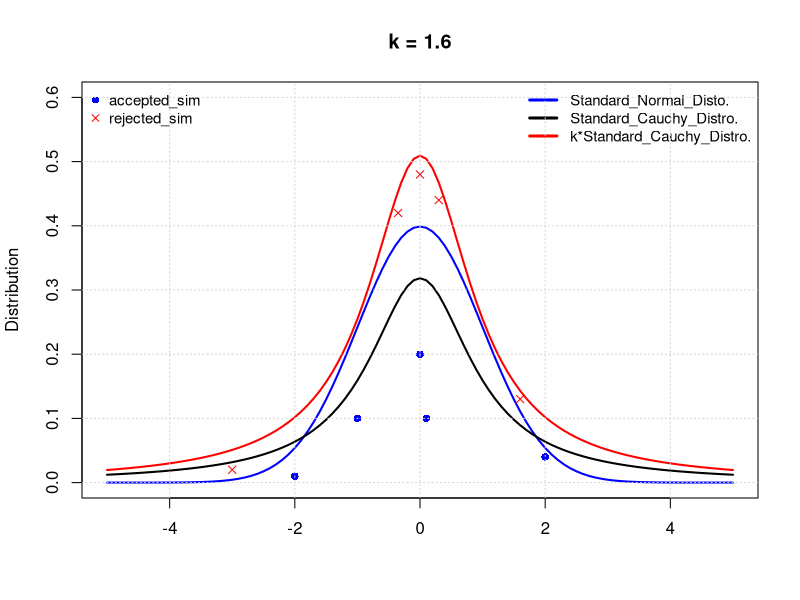
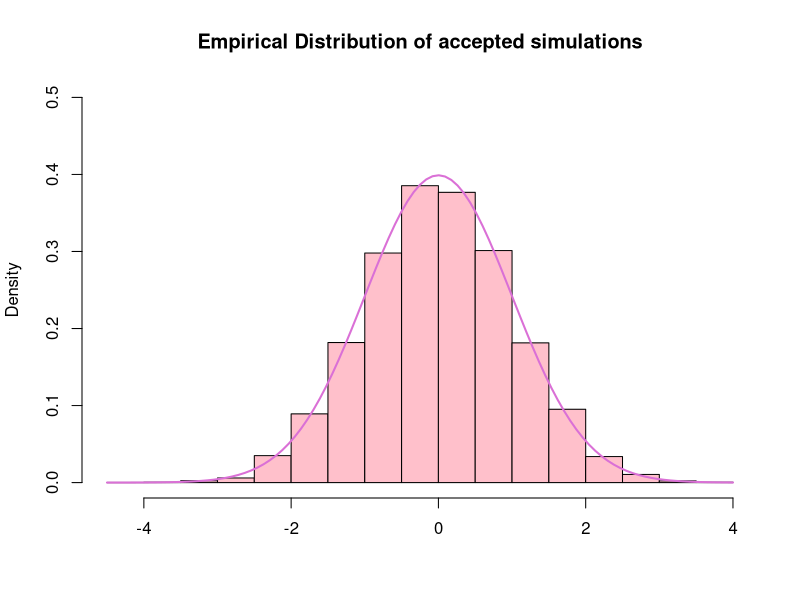
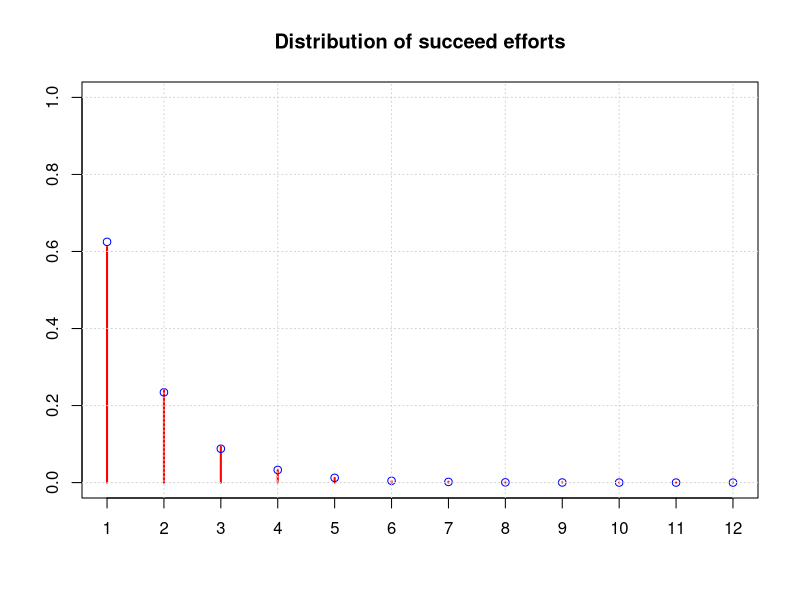
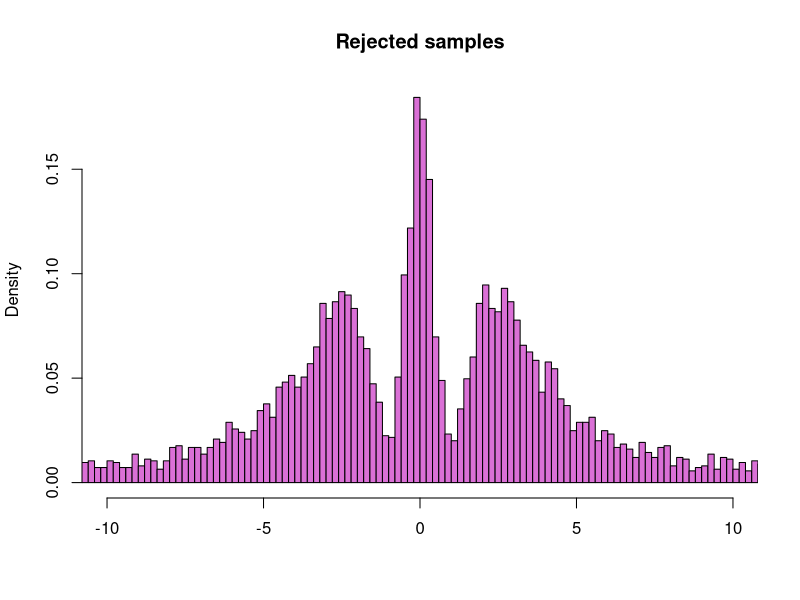
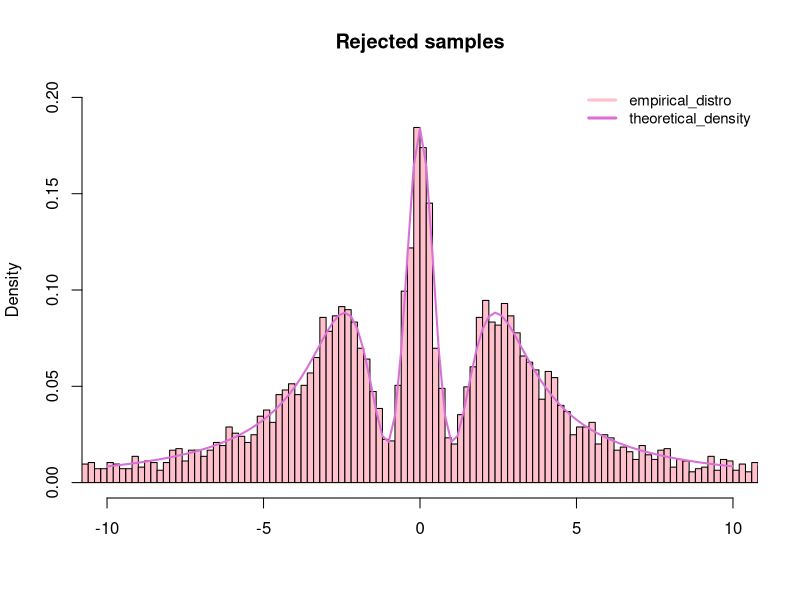
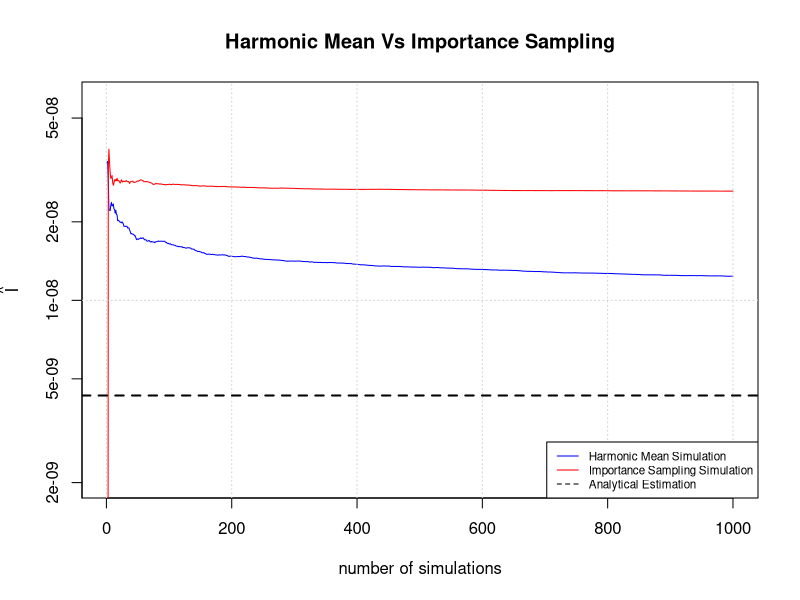

Generate these figures, in order, with R:
## ---- chunk 1
knitr::opts_chunk$set(echo = TRUE)
## ---- chunk 2
k <- 1.6 # suitable k multiplier
curve(dnorm(x),col="blue",lwd=2,from = -5,to = 5,ylim = c(0,0.6),
      ylab='Distribution',xlab='')
curve(dcauchy(x),col="black",lwd=2,from = -5,to = 5,add=TRUE)
curve(dcauchy(x)*k,col="red",lwd=2,from = -5,to = 5,add=TRUE)
title(main = 'k = 1.6')
legend('topright', 
      c("Standard_Normal_Disto.", "Standard_Cauchy_Distro.", "k*Standard_Cauchy_Distro."),
      col = c('blue','black','red'), lwd = 3, bty = "n",cex = 0.9)
legend('topleft',c('accepted_sim','rejected_sim'),
       pch=c(16,4),col=c('blue','red'),bty='n',cex=0.9)
points(0,0.2, pch=16,col='blue')
points(2,0.04, pch=16,col='blue')
points(0.1,0.1, pch=16,col='blue')
points(-1,0.1, pch=16,col='blue')
points(-2,0.01, pch=16,col='blue')
points(0,0.48, pch=4,col='red')
points(0.3,0.44, pch=4,col='red')
points(-3,0.02, pch=4,col='red')
points(1.6,0.13, pch=4,col='red')
points(-0.35,0.42, pch=4,col='red')
grid()
## ---- chunk 3
#auxiliary function
q=function(x){
  dcauchy(x)
}
#random draws from the auxiliary distribution
draw_from_q=function(n){
  rcauchy(n)
}

f=function(x){
  dnorm(x)
}

#Accept-Reject algorithm
AR=function(dtarget,dauxiliary,rauxiliary,k){
  
  count=0
  E=0
  rejected = c()
  
  while(E==0){
    candidate = rauxiliary(1)
    acc_prob=(dtarget(candidate)/(k*dauxiliary(candidate)))
    E = sample(c(1,0),prob=c(acc_prob, 1-acc_prob),size=1)
    if (E == 0) {
      rejected = c(rejected,candidate)
    }
    count=count+1
  }
  
  return(list(draw=candidate,computational_effort=count,rejected_sim = rejected))
  
}


mcsize=10000  #|<--------- number of simulations
draw_vec=rep(NA,mcsize)
effort_vec=rep(NA,mcsize)
neg_effort_vec=rep(NA,mcsize)
rejected = c()

for(i in 1:mcsize){
  
  DD=AR(dtarget=f,dauxiliary=q,rauxiliary=draw_from_q,k=k)
  draw_vec[i] = DD$draw
  effort_vec[i] = DD$computational_effort
  neg_effort_vec[i] = effort_vec[i]-1
  rejected = c(rejected,DD$rejected_sim)
  
}

hist(draw_vec,freq=FALSE,col='pink',xlab='',ylim=c(0,0.5),
     main='Empirical Distribution of accepted simulations')
curve(f(x),add=TRUE,col='orchid',lwd=2)

plot(prop.table(table(effort_vec)),ylim=c(0,1),pch=16,col="red",xlab='',ylab='',
     main='Distribution of succeed efforts')
points(1:20,dgeom(0:19,prob=1/k),col='blue')
grid()

## ---- chunk 4
mcsize/sum(effort_vec)
## ---- chunk 5
hist(rejected,prob=TRUE,breaks =100000,xlim=c(-10,10),
     col='orchid',main = 'Rejected samples',xlab='')
## ---- chunk 6
hist(rejected,prob=TRUE,breaks = 100000,xlim=c(-10,10),
     ylim=c(0,0.2),col='pink',main='Rejected samples',xlab='')
d=function(x){
  (k*q(x)-f(x))/(k-1)
}
curve(d(x),add=TRUE,col='orchid',lwd=2)
legend('topright',c('empirical_distro','theoretical_density'),
       col=c('pink','orchid'),bty='n',cex=0.9,lwd=3)

## ---- chunk 7
set.seed(123)
X_obs = rpois(10, 2)
## ---- chunk 8
#analytical computation of the integral
f = function(X) prod(1/factorial(X))*gamma(sum(X)+1)/(length(X)+1)^(sum(X)+1)
I <- f(X_obs)
print(I)
## ---- chunk 9
#Harmonic Mean Estimation
nsim <- 1000

I_hat_HM = function(X,theta){

  # Poisson likelihood function
  likelihood <- function(X,theta) prod(dpois(X,theta))

  S <- c()

  for (i in 1:length(theta)){
      S[i] <- likelihood(X_obs,theta[i])
  }
  return(1/mean(1/S))
}
  
  

I_hat_HM_values = c()

# simulate for nsim times
for (k in 1:nsim){
  #random draws of theta samples taken from the posterior Gamma distribution
  theta_sim = rgamma(1000, shape = 1 + sum(X_obs), rate = 1 + length(X_obs))
  I_hat_HM_values = c(I_hat_HM_values, I_hat_HM(X_obs,theta_sim))
}

#Estimator mean
mu_HM = mean(I_hat_HM_values)
#Bias
bias = mu_HM - I
sigma2_HM = var(I_hat_HM_values)
#MSE
MSE = bias^2 + sigma2_HM

c(Harmonic_Mean_Estimator=mu_HM,Bias=bias,MSE=MSE)

## ---- chunk 10
#Importance Sampling Estimation
nsim <- 1000
theta_sim = rcauchy(nsim,0,2) #random draws theta

#likelihood function
likelihood = function(X) prod(dpois(X, 2))

#prior distribution
prior = function(t) dgamma(t, shape = 1, rate = 1)

q = function(t) dcauchy(t, 0,2)


I_hat_IS = function(X, t){
  return( likelihood(X) * prior(t) / q(t) )
}


I_hat_IS_values = c()


for (i in 1:nsim){
  I_hat_IS_values = c(I_hat_IS_values, I_hat_IS(X_obs, theta_sim[i]))
}

#Estimator Mean
mu_IS = mean(I_hat_IS_values)
#Bias
bias = mu_IS - I
sigma2_IS = var(I_hat_IS_values)
#MSE
MSE = bias^2 + sigma2_IS

c(Importance_Sampling_Estimator=mu_IS,Bias=bias,MSE=MSE)

## ---- chunk 11
#Monte-Carlo samples size
nsim = 1000

#Harmonic-Mean
r1 = c()
for (k in 1:nsim){
  theta_sim <- rgamma(k, shape = 1 + sum(X_obs), rate = 1 + length(X_obs))
  r1 = c(r1,mean(I_hat_HM(X_obs,theta_sim)))
}

#Importance-Sampling
r2 = c()
for (k in 1:nsim){
  theta_sim <- rcauchy(k,0,2)
  r2 = c(r2,mean(I_hat_IS(X_obs,theta_sim)))
}

r1 = cumsum(r1)/(1:nsim)
r2 = cumsum(r2)/(1:nsim)
plot(1:nsim,r1,type="l",col="blue",
     xlab="number of simulations",ylab=expression(hat(I)),
     ylim=c(2e-9,6e-8),log="y")
lines(1:nsim,r2,col="red")
grid()
abline(h=I,col='black',lwd=2,lty=2)
title(main="Harmonic Mean Vs Importance Sampling")
legend(x="bottomright",
       legend=c("Harmonic Mean Simulation",
                "Importance Sampling Simulation","Analytical Estimation"),
       lty=c(1,1,2),col=c("blue","red","black"),cex=0.7)


